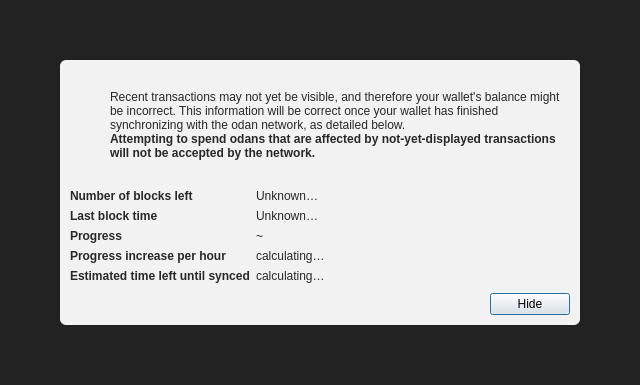
<?xml version="1.0" encoding="UTF-8"?>
<ui version="4.0">
 <class>ModalOverlay</class>
 <widget class="QWidget" name="ModalOverlay">
  <property name="geometry">
   <rect>
    <x>0</x>
    <y>0</y>
    <width>640</width>
    <height>385</height>
   </rect>
  </property>
  <property name="windowTitle">
   <string>Form</string>
  </property>
  <layout class="QVBoxLayout" name="verticalLayout" stretch="0">
   <property name="sizeConstraint">
    <enum>QLayout::SetDefaultConstraint</enum>
   </property>
   <property name="leftMargin">
    <number>0</number>
   </property>
   <property name="topMargin">
    <number>0</number>
   </property>
   <property name="rightMargin">
    <number>0</number>
   </property>
   <property name="bottomMargin">
    <number>0</number>
   </property>
   <item>
    <widget class="QWidget" name="bgWidget" native="true">
     <property name="styleSheet">
      <string notr="true">#bgWidget { background: rgba(0,0,0,220); }</string>
     </property>
     <layout class="QVBoxLayout" name="verticalLayoutMain" stretch="1">
      <property name="leftMargin">
       <number>60</number>
      </property>
      <property name="topMargin">
       <number>60</number>
      </property>
      <property name="rightMargin">
       <number>60</number>
      </property>
      <property name="bottomMargin">
       <number>60</number>
      </property>
      <item>
       <widget class="QWidget" name="contentWidget" native="true">
        <property name="styleSheet">
         <string notr="true">#contentWidget { background: rgba(255,255,255,240); border-radius: 6px; }

QLabel { color: rgb(40,40,40);  }</string>
        </property>
        <layout class="QVBoxLayout" name="verticalLayoutSub" stretch="1,0,0,0">
         <property name="spacing">
          <number>0</number>
         </property>
         <property name="leftMargin">
          <number>10</number>
         </property>
         <property name="topMargin">
          <number>10</number>
         </property>
         <property name="rightMargin">
          <number>10</number>
         </property>
         <property name="bottomMargin">
          <number>10</number>
         </property>
         <item>
          <layout class="QHBoxLayout" name="horizontalLayoutIconText" stretch="0,1">
           <property name="topMargin">
            <number>20</number>
           </property>
           <item>
            <layout class="QVBoxLayout" name="verticalLayoutIcon">
             <property name="leftMargin">
              <number>0</number>
             </property>
             <item>
              <widget class="QPushButton" name="warningIcon">
               <property name="enabled">
                <bool>false</bool>
               </property>
               <property name="text">
                <string/>
               </property>
               <property name="icon">
                <iconset>
                 <normaloff>:/icons/warning</normaloff>
                 <disabledoff>:/icons/warning</disabledoff>:/icons/warning</iconset>
               </property>
               <property name="iconSize">
                <size>
                 <width>48</width>
                 <height>48</height>
                </size>
               </property>
               <property name="flat">
                <bool>true</bool>
               </property>
              </widget>
             </item>
             <item>
              <spacer name="verticalSpacerWarningIcon">
               <property name="orientation">
                <enum>Qt::Vertical</enum>
               </property>
               <property name="sizeHint" stdset="0">
                <size>
                 <width>20</width>
                 <height>40</height>
                </size>
               </property>
              </spacer>
             </item>
            </layout>
           </item>
           <item>
            <layout class="QVBoxLayout" name="verticalLayoutInfoText">
             <property name="leftMargin">
              <number>0</number>
             </property>
             <property name="topMargin">
              <number>0</number>
             </property>
             <item>
              <widget class="QLabel" name="infoText">
               <property name="text">
                <string>Recent transactions may not yet be visible, and therefore your wallet's balance might be incorrect. This information will be correct once your wallet has finished synchronizing with the odan network, as detailed below.</string>
               </property>
               <property name="textFormat">
                <enum>Qt::RichText</enum>
               </property>
               <property name="wordWrap">
                <bool>true</bool>
               </property>
              </widget>
             </item>
             <item>
              <widget class="QLabel" name="infoTextStrong">
               <property name="font">
                <font>
                 <weight>75</weight>
                 <bold>true</bold>
                </font>
               </property>
               <property name="text">
                <string>Attempting to spend odans that are affected by not-yet-displayed transactions will not be accepted by the network.</string>
               </property>
               <property name="textFormat">
                <enum>Qt::RichText</enum>
               </property>
               <property name="wordWrap">
                <bool>true</bool>
               </property>
              </widget>
             </item>
             <item>
              <spacer name="verticalSpacerInTextSpace">
               <property name="orientation">
                <enum>Qt::Vertical</enum>
               </property>
               <property name="sizeHint" stdset="0">
                <size>
                 <width>20</width>
                 <height>40</height>
                </size>
               </property>
              </spacer>
             </item>
            </layout>
           </item>
          </layout>
         </item>
         <item>
          <spacer name="verticalSpacerAfterText">
           <property name="orientation">
            <enum>Qt::Vertical</enum>
           </property>
           <property name="sizeHint" stdset="0">
            <size>
             <width>20</width>
             <height>40</height>
            </size>
           </property>
          </spacer>
         </item>
         <item>
          <layout class="QFormLayout" name="formLayout">
           <property name="fieldGrowthPolicy">
            <enum>QFormLayout::FieldsStayAtSizeHint</enum>
           </property>
           <property name="horizontalSpacing">
            <number>6</number>
           </property>
           <property name="verticalSpacing">
            <number>6</number>
           </property>
           <property name="topMargin">
            <number>10</number>
           </property>
           <item row="0" column="0">
            <widget class="QLabel" name="labelNumberOfBlocksLeft">
             <property name="font">
              <font>
               <weight>75</weight>
               <bold>true</bold>
              </font>
             </property>
             <property name="text">
              <string>Number of blocks left</string>
             </property>
            </widget>
           </item>
           <item row="0" column="1">
            <widget class="QLabel" name="numberOfBlocksLeft">
             <property name="text">
              <string>Unknown…</string>
             </property>
            </widget>
           </item>
           <item row="1" column="0">
            <widget class="QLabel" name="labelLastBlockTime">
             <property name="font">
              <font>
               <weight>75</weight>
               <bold>true</bold>
              </font>
             </property>
             <property name="text">
              <string>Last block time</string>
             </property>
            </widget>
           </item>
           <item row="1" column="1">
            <widget class="QLabel" name="newestBlockDate">
             <property name="sizePolicy">
              <sizepolicy hsizetype="Maximum" vsizetype="Preferred">
               <horstretch>0</horstretch>
               <verstretch>0</verstretch>
              </sizepolicy>
             </property>
             <property name="text">
              <string>Unknown…</string>
             </property>
            </widget>
           </item>
           <item row="2" column="0">
            <widget class="QLabel" name="labelSyncDone">
             <property name="font">
              <font>
               <weight>75</weight>
               <bold>true</bold>
              </font>
             </property>
             <property name="text">
              <string>Progress</string>
             </property>
            </widget>
           </item>
           <item row="2" column="1">
            <layout class="QHBoxLayout" name="horizontalLayoutSync" stretch="0,1">
             <item>
              <widget class="QLabel" name="percentageProgress">
               <property name="text">
                <string notr="true">~</string>
               </property>
              </widget>
             </item>
            </layout>
           </item>
           <item row="4" column="0">
            <widget class="QLabel" name="labelProgressIncrease">
             <property name="font">
              <font>
               <weight>75</weight>
               <bold>true</bold>
              </font>
             </property>
             <property name="text">
              <string>Progress increase per hour</string>
             </property>
            </widget>
           </item>
           <item row="4" column="1">
            <widget class="QLabel" name="progressIncreasePerH">
             <property name="text">
              <string>calculating…</string>
             </property>
            </widget>
           </item>
           <item row="5" column="0">
            <widget class="QLabel" name="labelEstimatedTimeLeft">
             <property name="font">
              <font>
               <weight>75</weight>
               <bold>true</bold>
              </font>
             </property>
             <property name="text">
              <string>Estimated time left until synced</string>
             </property>
            </widget>
           </item>
           <item row="5" column="1">
            <widget class="QLabel" name="expectedTimeLeft">
             <property name="text">
              <string>calculating…</string>
             </property>
            </widget>
           </item>
          </layout>
         </item>
         <item>
          <layout class="QHBoxLayout" name="horizontalLayoutButtons">
           <property name="leftMargin">
            <number>10</number>
           </property>
           <property name="topMargin">
            <number>10</number>
           </property>
           <item>
            <spacer name="horizontalSpacer">
             <property name="orientation">
              <enum>Qt::Horizontal</enum>
             </property>
             <property name="sizeHint" stdset="0">
              <size>
               <width>40</width>
               <height>20</height>
              </size>
             </property>
            </spacer>
           </item>
           <item>
            <widget class="QPushButton" name="closeButton">
             <property name="text">
              <string>Hide</string>
             </property>
             <property name="shortcut">
              <string>Esc</string>
             </property>
             <property name="focusPolicy">
              <enum>Qt::StrongFocus</enum>
             </property>
             <property name="default">
              <bool>true</bool>
             </property>
            </widget>
           </item>
          </layout>
         </item>
        </layout>
       </widget>
      </item>
     </layout>
    </widget>
   </item>
  </layout>
 </widget>
 <resources/>
 <connections/>
</ui>
